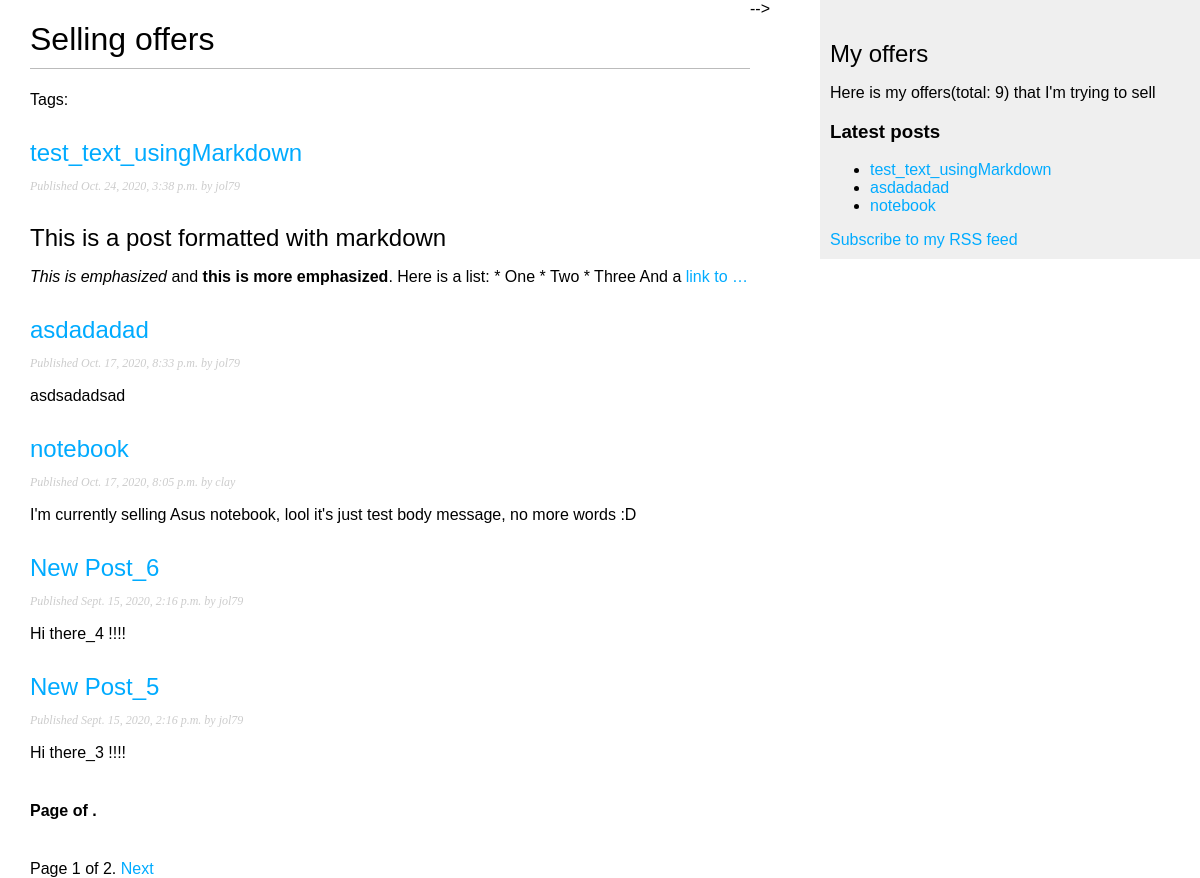
Screenshot of /blog/ with the database file from the repository.
### blog/models.py (models this page shows, shortened)
class Post(models.Model):
    STATUS_CHOICES = (
        ('draft', 'Draft'),
        ('published', 'Published'),
    )
    title = models.CharField(max_length=250)
    slug = models.SlugField(max_length=250,
                            unique_for_date='publish')
    author = models.ForeignKey(User,
                               on_delete=models.CASCADE,
                               related_name='blog_posts')
    body = models.TextField()
    publish = models.DateTimeField(default=timezone.now)
    created = models.DateTimeField(auto_now_add=True)
    updated = models.DateTimeField(auto_now=True)
    status = models.CharField(max_length=10,
                              choices=STATUS_CHOICES,
                              default='draft')
    objects = models.Manager()
    published = PublishedManager()
    tags = TaggableManager()
    def get_absolute_url(self):
        return reverse('blog:post_detail',
                       args=[self.publish.year,
                             self.publish.month,
                             self.publish.day,
                             self.slug])
    class Meta:
        ordering = ['-publish']

### blog/views.py (the view)
# urls.py: path('', views.PostListView.as_view(), name='post_list'),
class PostListView(ListView):
    queryset = Post.published.all()
    context_object_name = 'posts'
    paginate_by = 5
    template_name = 'blog/post/list.html'

### blog/models.py (called while the page is built)
    def get_queryset(self):
        return super(PublishedManager,
                     self).get_queryset()\
                          .filter(status="published")

### blog/templatetags/blog_tags.py (called while the page is built)
@register.filter(name="markdown")
def markdown_format(text):
    return mark_safe(markdown.markdown(text))

@register.simple_tag
def total_posts():
    return Post.published.count()

@register.inclusion_tag('blog/post/latest_posts.html')
def show_latest_posts(count=5):
    latest_posts = Post.published.order_by('-publish')[:count]
    return {'latest_posts': latest_posts}

### blog/templates/blog/post/list.html (shortened to what this page needs)
{% extends "blog/base.html" %}
{% load blog_tags %}
{% block content %}
    <h1>Selling offers</h1>
    <p class="tags">
        Tags: {{ post.tags.all|join:", " }}
    </p>
    {% for post in posts %}
        <h2>
            <a href="{{ post.get_absolute_url }}">
                {{ post.title }}
            </a>
        </h2>
        <p class="date">
            Published {{ post.publish }} by {{ post.author}}
        </p>
        {{ post.body|markdown|truncatewords_html:30 }}
    {% endfor %}
    {% include "pagination.html" with page=posts %}
{% endblock %}

### blog/templates/blog/post/latest_posts.html
<ul>
    {% for post in latest_posts %}
        <li>
            <a href="{{ post.get_absolute_url }}">
                {{ post.title }}
            </a>
        </li>
    {% endfor %}
</ul>

### blog/static/css/blog.css (style rules this page uses)
body { margin:0; padding:0; font-family:helvetica, sans-serif; }
a { color:#00abff; text-decoration:none; }
h1 { font-weight:normal; border-bottom:1px solid #bbb; padding:0 0 10px 0; }
h2 { font-weight:normal; margin:30px 0 0; }
p.date { color:#ccc; font-family: georgia, serif; font-size: 12px; font-style: italic; }

### rows the page displays
Post: title "test_text_usingMarkdown", publish "Oct. 24, 2020, 3:38 p.m.", author "jol79", body "This is a post formatted with markdown This is emphasized and this is more emphasized . Here is a list: * One * Two * Three And a link to …"
Post: title "asdadadad", publish "Oct. 17, 2020, 8:33 p.m.", author "jol79", body "asdsadadsad"
Post: title "notebook", publish "Oct. 17, 2020, 8:05 p.m.", author "clay", body "I'm currently selling Asus notebook, lool it's just test body message, no more words :D"
Post: title "New Post_6", publish "Sept. 15, 2020, 2:16 p.m.", author "jol79", body "Hi there_4 !!!!"
Post: title "New Post_5", publish "Sept. 15, 2020, 2:16 p.m.", author "jol79", body "Hi there_3 !!!!"

### other values shown
{{ page.number }} "1"
{{ page.paginator.num_pages }} "2"
